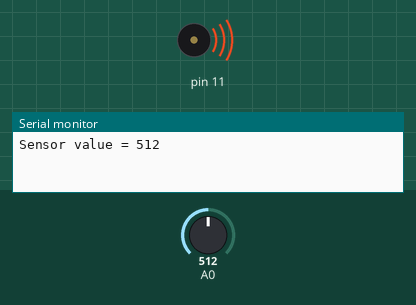
This sketch was run on a simulated Arduino Uno, built with avr-gcc and run on an emulated ATmega328P. On the bench: buzzer (waves = sounding), the last lines printed to the serial monitor. Inputs (shaded band) come from the test bench; at power-on: A0 = 512.

Above: at 1.8 s.
At 5.2 s:
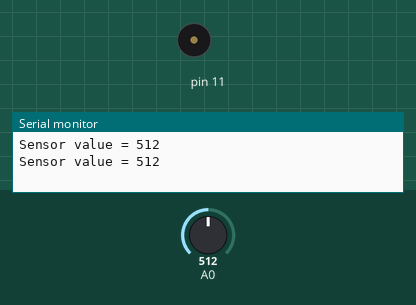
Timing chart, 0 to 6.5 s (numbered marks = the images above):
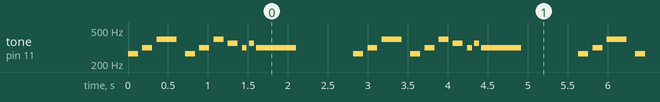

The sketch:

Piano.ino
```cpp
#include "pitches.h"

int notes[] = {NOTE_G4, NOTE_G4, NOTE_G4, NOTE_DS4, NOTE_G4, NOTE_G4, NOTE_G4, NOTE_D4};
int Time[] = {4,4,4,1,4,4,4,1};

int mobile_notes[]={NOTE_C4, NOTE_DS4, NOTE_G4, NOTE_C4, NOTE_DS4, NOTE_G4, NOTE_F4, NOTE_DS4, NOTE_F4, NOTE_DS4};
int mobile_durations[]={8,8,4,8,8,8,8,16,16,2}; // 4= Note Siah   8= Note Chang

int sensor;

void setup() {
  Serial.begin(9600);
}

void loop() {
  sensor = analogRead(A0);
  Serial.print("Sensor value = ");
  Serial.println(sensor);

  if(sensor<200){
    Piano();
    delay(500);
  }else{
    mobile();
    delay(500);
  }

}

void Piano(){
  int i;
  for(i=0; i<8; i++){
    int T = 1000/Time[i];
    tone(11, notes[i], T);

    int performance = T * 1.5;
    delay(performance);
  }
}

void mobile(){

 for( int thisNote=0; thisNote < 10; thisNote++){
  int mobile_duration = 1000/mobile_durations[thisNote];
  tone(11, mobile_notes[thisNote],mobile_duration);

 //Ta'Ayiine Meghdare Tempo Ahang
int pauseBetweenNotes = mobile_duration * 1.43;
delay(pauseBetweenNotes);
 }
}
```

pitches.h
```cpp
/*************************************************
 * Public Constants
 *************************************************/

#define NOTE_B0  31
#define NOTE_C1  33
#define NOTE_CS1 35
#define NOTE_D1  37
#define NOTE_DS1 39
#define NOTE_E1  41
#define NOTE_F1  44
#define NOTE_FS1 46
#define NOTE_G1  49
#define NOTE_GS1 52
#define NOTE_A1  55
#define NOTE_AS1 58
#define NOTE_B1  62
#define NOTE_C2  65
#define NOTE_CS2 69
#define NOTE_D2  73
#define NOTE_DS2 78
#define NOTE_E2  82
#define NOTE_F2  87
#define NOTE_FS2 93
#define NOTE_G2  98
#define NOTE_GS2 104
#define NOTE_A2  110
#define NOTE_AS2 117
#define NOTE_B2  123
#define NOTE_C3  131
#define NOTE_CS3 139
#define NOTE_D3  147
#define NOTE_DS3 156
#define NOTE_E3  165
#define NOTE_F3  175
#define NOTE_FS3 185
#define NOTE_G3  196
#define NOTE_GS3 208
#define NOTE_A3  220
#define NOTE_AS3 233
#define NOTE_B3  247
#define NOTE_C4  262
#define NOTE_CS4 277
#define NOTE_D4  294
#define NOTE_DS4 311
#define NOTE_E4  330
#define NOTE_F4  349
#define NOTE_FS4 370
#define NOTE_G4  392
#define NOTE_GS4 415
#define NOTE_A4  440
#define NOTE_AS4 466
#define NOTE_B4  494
#define NOTE_C5  523
#define NOTE_CS5 554
#define NOTE_D5  587
#define NOTE_DS5 622
#define NOTE_E5  659
#define NOTE_F5  698
#define NOTE_FS5 740
#define NOTE_G5  784
#define NOTE_GS5 831
#define NOTE_A5  880
#define NOTE_AS5 932
#define NOTE_B5  988
#define NOTE_C6  1047
#define NOTE_CS6 1109
#define NOTE_D6  1175
#define NOTE_DS6 1245
#define NOTE_E6  1319
#define NOTE_F6  1397
#define NOTE_FS6 1480
#define NOTE_G6  1568
#define NOTE_GS6 1661
#define NOTE_A6  1760
#define NOTE_AS6 1865
#define NOTE_B6  1976
#define NOTE_C7  2093
#define NOTE_CS7 2217
#define NOTE_D7  2349
#define NOTE_DS7 2489
#define NOTE_E7  2637
#define NOTE_F7  2794
#define NOTE_FS7 2960
#define NOTE_G7  3136
#define NOTE_GS7 3322
#define NOTE_A7  3520
#define NOTE_AS7 3729
#define NOTE_B7  3951
#define NOTE_C8  4186
#define NOTE_CS8 4435
#define NOTE_D8  4699
#define NOTE_DS8 4978
```
